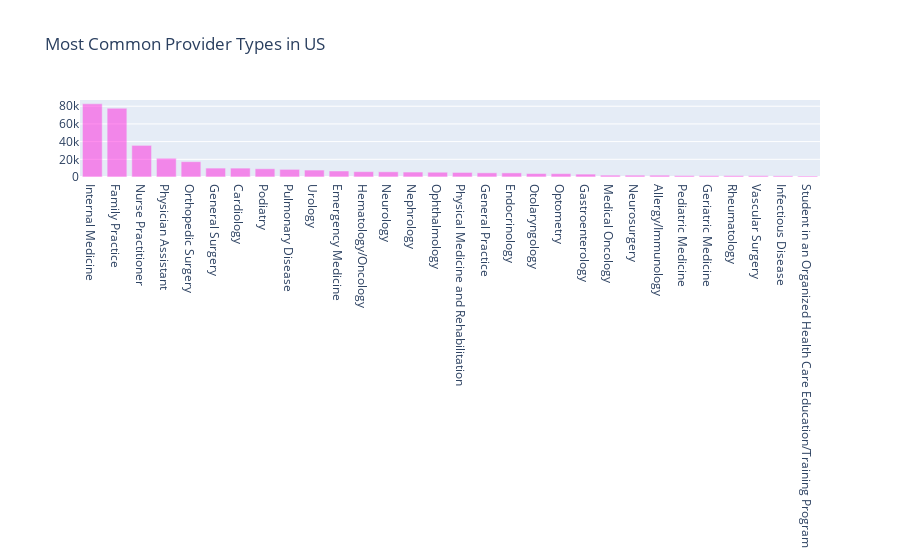

Notebook cell for this chart:
### Code cell
query10 = """SELECT provider_type, COUNT(provider_type) as count FROM
  `bigquery-public-data.cms_medicare.referring_durable_medical_equip_2014`
  GROUP BY provider_type ORDER BY count DESC;"""
response10 = medicare.query_to_pandas_safe(query10)

trace1 = go.Bar(x=list(response10.head(30)['provider_type']),
    y=list(response10.head(30)['count']),
    name='Popular Provider Types ',
    marker=dict(color='#ff23de'), opacity=0.5,
)

data = [trace1]
layout = go.Layout(
    barmode='group',
    title='Most Common Provider Types in US',
    legend=dict(orientation="h")
)

fig = go.Figure(data=data, layout=layout)
iplot(fig)

### Figure 1 — Plotly figure (JSON) as saved in the notebook; plotly's stock layout.template omitted (floating-point values rounded to 4 significant figures)
{"data": [{"marker": {"color": "#ff23de"}, "name": "Popular Provider Types ", "opacity": 0.5, "x": ["Internal Medicine", "Family Practice", "Nurse Practitioner", "Physician Assistant", "Orthopedic Surgery", "General Surgery", "Cardiology", "Podiatry", "Pulmonary Disease", "Urology", "Emergency Medicine", "Hematology/Oncology", "Neurology", "Nephrology", "Ophthalmology", "Physical Medicine and Rehabilitation", "General Practice", "Endocrinology", "Otolaryngology", "Optometry", "Gastroenterology", "Medical Oncology", "Neurosurgery", "Allergy/Immunology", "Pediatric Medicine", "Geriatric Medicine", "Rheumatology", "Vascular Surgery", "Infectious Disease", "Student in an Organized Health Care Education/Training Program"], "y": [82687, 77730, 35750, 21176, 17326, 10068, 10033, 9296, 8634, 7829, 6768, 6031, 5875, 5591, 5381, 5156, 4697, 4630, 3891, 3811, 3259, 2090, 2034, 2031, 1618, 1571, 1562, 1478, 1308, 1147], "type": "bar"}], "layout": {"barmode": "group", "legend": {"orientation": "h"}, "title": {"text": "Most Common Provider Types in US"}, "xaxis": {"type": "category", "range": [-0.5, 29.5], "autorange": true}, "yaxis": {"type": "linear", "range": [0, 87040.0], "autorange": true}, "autosize": true}}
